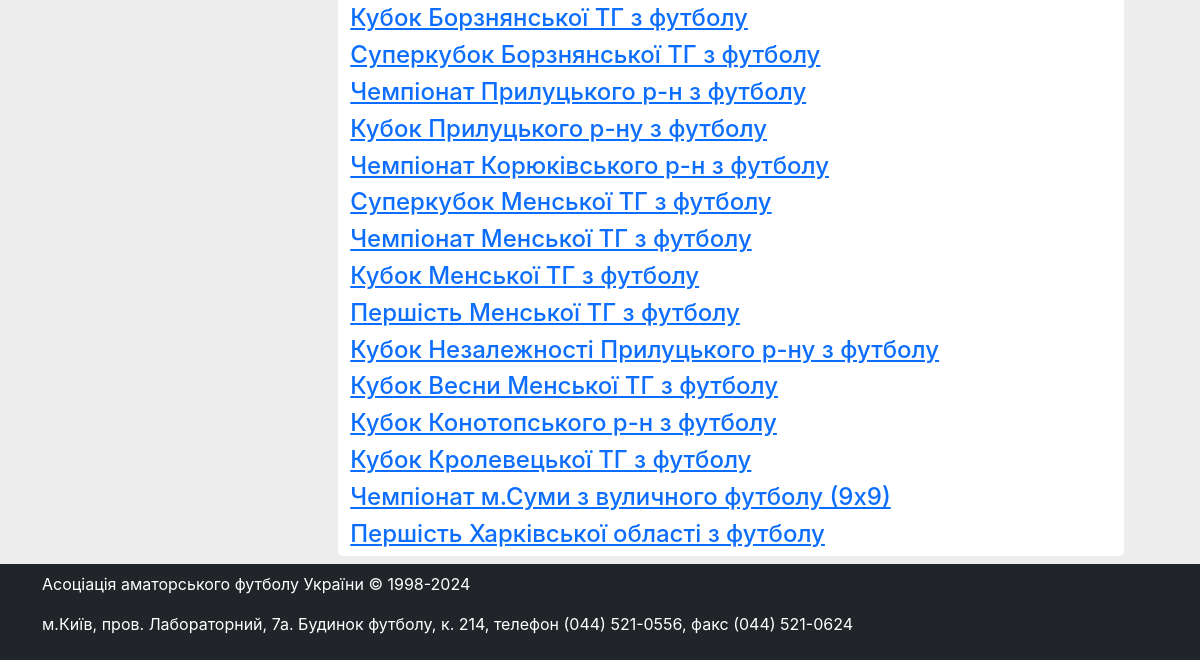
/tournaments/ (lower part), run on an earlier commit of the app's database.
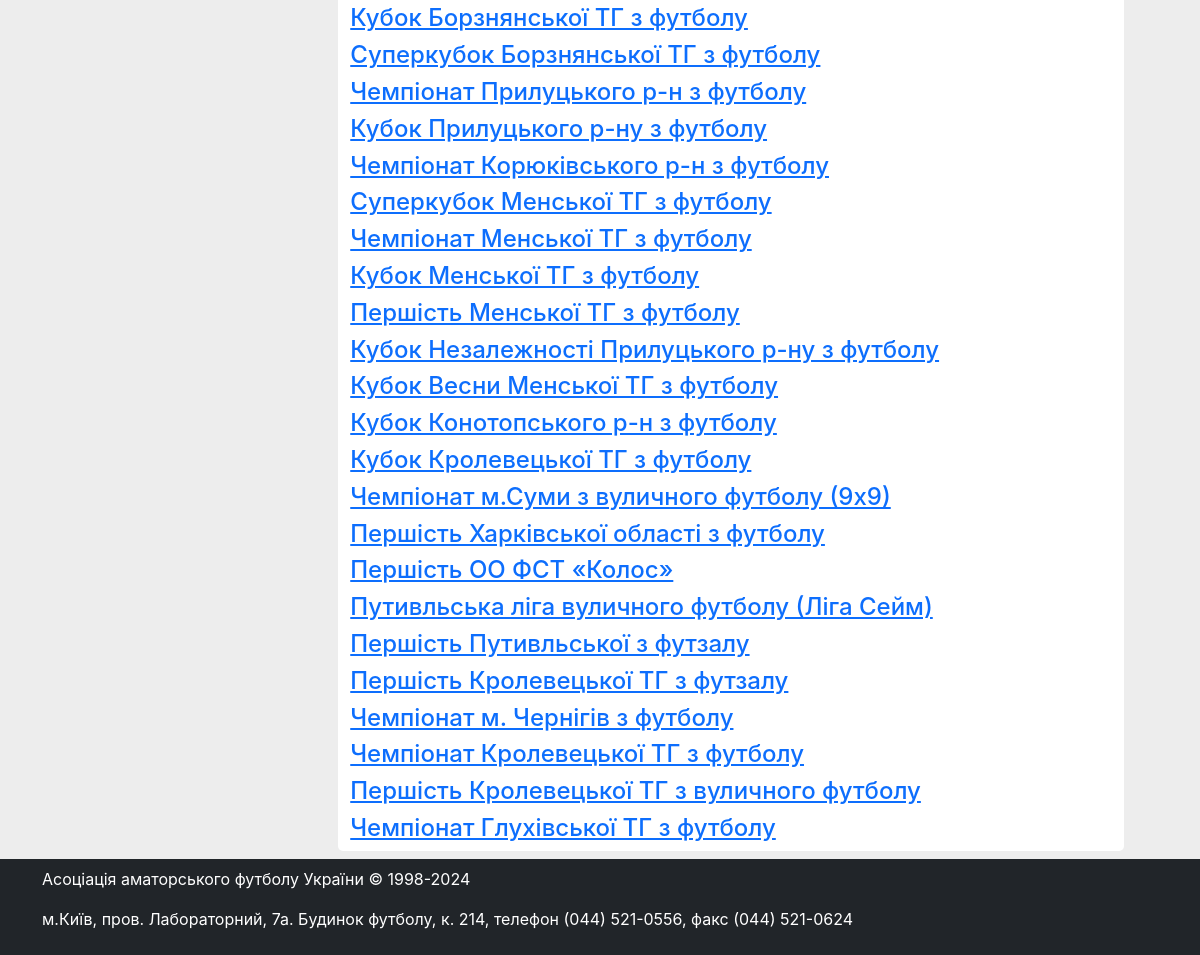
And on a later commit of the database.
### models/tournament.py (models this page shows, shortened)
class Tournament(Base):
    __tablename__ = "tournaments"
    __table_args__ = (
    )
    id: Mapped[intpk]
    name: Mapped[str] = mapped_column(String(70), nullable=False)
    full_name: Mapped[str] = mapped_column(String(100), nullable=False)
    slug: Mapped[str] = mapped_column(String(256), nullable=False, unique=True)
    logo: Mapped[str | None] = mapped_column(String(256))
    description: Mapped[str] = mapped_column(Text, default="", server_default="", nullable=True)
    football_type = Column(
        SQLAlchemyEnum(FootballType),
        default=FootballType.football,
        server_default=FootballType.football.value,
        nullable=False,
    )
    website: Mapped[str | None] = mapped_column(String)
    page_facebook: Mapped[str | None] = mapped_column(String)
    page_youtube: Mapped[str | None] = mapped_column(String)
    page_telegram: Mapped[str | None] = mapped_column(String)
    page_instagram: Mapped[str | None] = mapped_column(String)
    level_int: Mapped[int | None]
    level: Mapped[str | None]
    level_up: Mapped[str | None]
    level_down: Mapped[str | None]
    create_year: Mapped[str | None]
    organization_id: Mapped[int | None] = mapped_column(
        ForeignKey("organizations.id", onupdate="SET NULL", ondelete="SET NULL"),
    )
    football_type_id: Mapped[int] = mapped_column(
        ForeignKey("football_types.id", onupdate="SET NULL", ondelete="SET NULL"),
    )
    organization: Mapped["Organization"] = relationship(
        back_populates="tournaments",
    )
    seasons: Mapped[list["Season"]] = relationship(
        back_populates="tournament",
    )
    football_types: Mapped["FootbalType"] = relationship(
        back_populates="tournaments",
    )

### controllers/tournament.py (the view)
@router.get("/")
async def read_all_tournaments(
    request: Request,
    skip: int = 0,
    limit: int = 100,
    db: AsyncSession = Depends(get_db),
    current_user: str = Depends(get_current_user_for_button),
):
    user_session, is_authenticated = current_user
    return render(
        "tournaments.html",
        request,
        {
            "news_list": await get_news_list(db),  # Стрічка новин (всі регіони)
            "regions_list": await get_regions_list(db),  # Список регіонів (бокове меню)
            "tournaments": await crud.get_tournaments(db, skip=skip, limit=limit),
            "is_authenticated": is_authenticated,  # Передаємо значення
            "user_session": user_session,  # Ім'я користувача
        },
    )

### templates/tournaments.html (shortened to what this page needs)
{% extends "base.html" %}
{% block content %}
<div class="container">
    <div class="tournament-list">
        {% for tournament in tournaments %}
        <a href="/tournaments/{{tournament.slug}}">
            <div class="tournament-item">
                <h4>{{ tournament.full_name }}</h4>
            </div>
        </a>
        {% endfor %}
    </div>
</div>
{% endblock %}

### templates/base.html (shortened to what this page needs)
<!doctype html>
<html lang="uk">
<head>
    <link rel="stylesheet" href="{{ url_for('static', path='css/bootstrap.min.css') }}">
    <link rel="stylesheet" href="/static/css/stl_base.css">
</head>
<body>
    <div class="container">
        <div class="col-12 col-md-11 col-lg-11 mx-auto my-2">
            <div class="row">
                <aside class="col-12 col-md-3">
                </aside>
                <div class="col-12 col-md-9 block-content" data-main="content">
                    {% block content %}
                    {% endblock %}
                </div>
            </div>
        </div>
    </div>
    <div class="navbar navbar-expand-lg navbar-dark bg-dark">
        <div  class="container" style="color: white; display: block;">
            <p>Асоціація аматорського футболу України © 1998-2024</p>
            <p>
                м.Київ, пров. Лабораторний, 7а. Будинок футболу, к. 214,
                телефон (044) 521-0556, факс (044) 521-0624
            </p>
        </div>
    </div>
</body>
</html>

### static/css/stl_base.css (style rules this page uses)
body { background-color: #ededed; font-family: "Inter", -apple-system, BlinkMacSystemFont, "Segoe UI", Roboto, "Helvetica Neue", Arial, sans-serif; }
.block-content { background-color: #ffffff; border-radius: 5px; padding: 0px; }

What changed in the data, as far as the page shows it:
added Tournament: full_name "Першість ОО ФСТ «Колос»"
added Tournament: full_name "Путивльська ліга вуличного футболу (Ліга Сейм)"
added Tournament: full_name "Першість Путивльської з футзалу"
added Tournament: full_name "Першість Кролевецької ТГ з футзалу"
added Tournament: full_name "Чемпіонат м. Чернігів з футболу"
added Tournament: full_name "Чемпіонат Кролевецької ТГ з футболу"
added Tournament: full_name "Першість Кролевецької ТГ з вуличного футболу"
added Tournament: full_name "Чемпіонат Глухівської ТГ з футболу"
